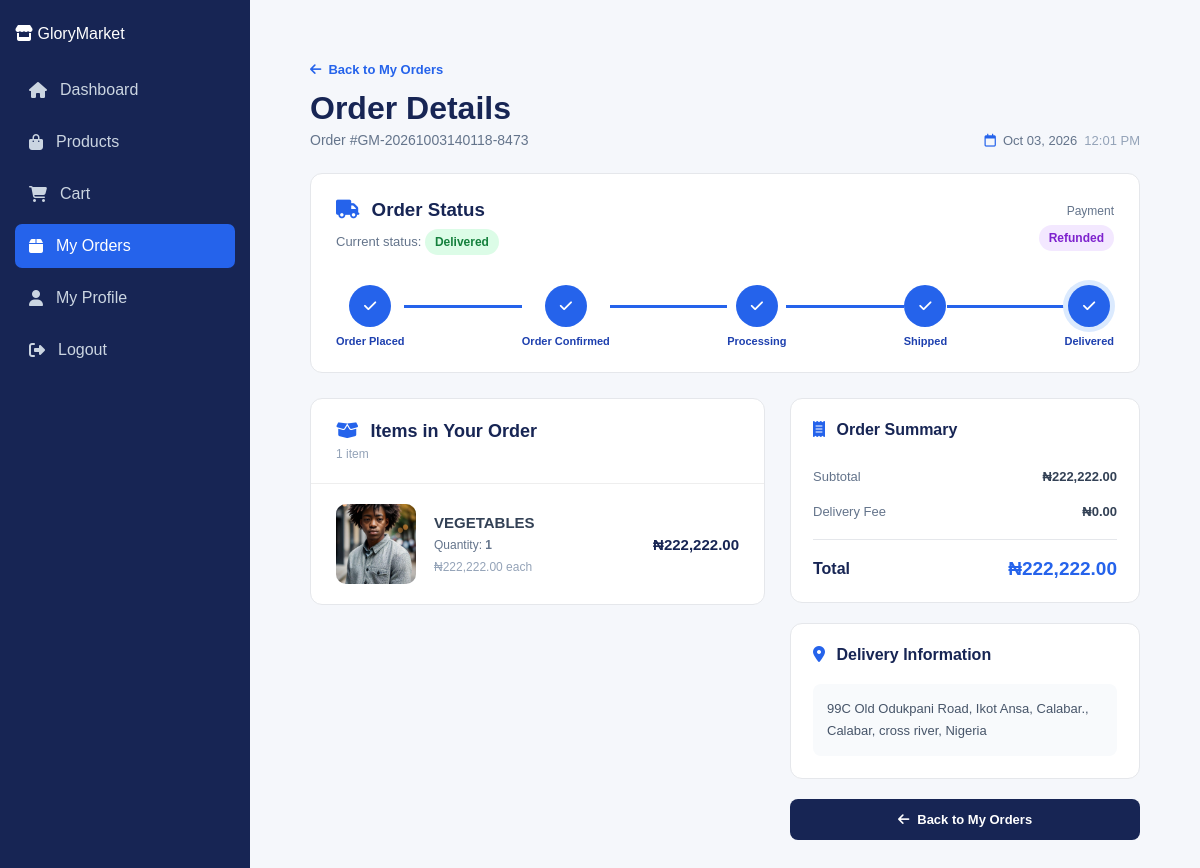
Screenshot of /customer/order-view.php?id=2 (signed in) with the database file from the repository.
### tables this page shows
CREATE TABLE `orders` (
  `id` int(11) NOT NULL,
  `order_number` varchar(50) NOT NULL,
  `customer_id` int(11) NOT NULL,
  `subtotal` decimal(10,2) NOT NULL DEFAULT 0.00,
  `delivery_fee` decimal(10,2) NOT NULL DEFAULT 0.00,
  `discount` decimal(10,2) NOT NULL DEFAULT 0.00,
  `total_amount` decimal(10,2) NOT NULL DEFAULT 0.00,
  `payment_method` enum('pay_on_delivery','bank_transfer','card') NOT NULL DEFAULT 'pay_on_delivery',
  `payment_status` enum('pending','paid','failed','refunded') DEFAULT 'pending',
  `payment_verified_by` int(11) DEFAULT NULL,
  `payment_verified_at` datetime DEFAULT NULL,
  `refunded_by` int(11) DEFAULT NULL,
  `refunded_at` datetime DEFAULT NULL,
  `refund_reason` text DEFAULT NULL,
  `order_status` enum('pending','confirmed','processing','shipped','delivered','cancelled') DEFAULT 'pending',
  `vendor_confirmed` tinyint(1) NOT NULL DEFAULT 0,
  `delivery_address` text NOT NULL,
  `customer_note` text DEFAULT NULL,
  `created_at` timestamp NOT NULL DEFAULT current_timestamp(),
  `updated_at` timestamp NOT NULL DEFAULT current_timestamp() ON UPDATE current_timestamp()
);

CREATE TABLE `order_items` (
  `id` int(11) NOT NULL,
  `order_id` int(11) NOT NULL,
  `product_id` int(11) NOT NULL,
  `vendor_id` int(11) NOT NULL,
  `product_name` varchar(255) NOT NULL,
  `quantity` int(11) NOT NULL DEFAULT 1,
  `unit_price` decimal(10,2) NOT NULL,
  `subtotal` decimal(10,2) NOT NULL,
  `fulfillment_status` enum('pending','confirmed','processing','shipped','delivered','cancelled') NOT NULL DEFAULT 'pending',
  `created_at` timestamp NOT NULL DEFAULT current_timestamp()
);

CREATE TABLE `products` (
  `id` int(11) NOT NULL,
  `vendor_id` int(11) NOT NULL,
  `name` varchar(255) NOT NULL,
  `description` text DEFAULT NULL,
  `price` decimal(10,2) NOT NULL,
  `image` varchar(255) DEFAULT NULL,
  `category_id` int(11) DEFAULT NULL,
  `stock` int(11) DEFAULT 0,
  `status` enum('pending','approved','rejected') DEFAULT 'pending',
  `created_at` timestamp NOT NULL DEFAULT current_timestamp(),
  `updated_at` timestamp NOT NULL DEFAULT current_timestamp() ON UPDATE current_timestamp()
);

### customer/order-view.php (the view, shortened to what this page needs)
<?php
$pdo = getDbConnection();
$customer_id = (int) $_SESSION['user_id'];
$order_id = isset($_GET['id']) ? (int) $_GET['id'] : 0;
$stmt = $pdo->prepare("
    SELECT
        id,
        order_number,
        subtotal,
        delivery_fee,
        discount,
        total_amount,
        payment_status,
        order_status,
        delivery_address,
        customer_note,
        created_at,
        updated_at
    FROM orders
    WHERE id = ?
      AND customer_id = ?
    LIMIT 1
");
$stmt->execute([$order_id, $customer_id]);
$order = $stmt->fetch(PDO::FETCH_ASSOC);
$stmt = $pdo->prepare("
    SELECT
        oi.id,
        oi.product_id,
        oi.product_name,
        oi.quantity,
        oi.unit_price,
        oi.subtotal,
        p.image AS product_image
    FROM order_items oi
    LEFT JOIN products p ON p.id = oi.product_id
    WHERE oi.order_id = ?
    ORDER BY oi.id ASC
");
$stmt->execute([$order_id]);
$order_items = $stmt->fetchAll(PDO::FETCH_ASSOC);
$payment_status = strtolower($order['payment_status']);
$order_status = strtolower($order['order_status']);
$status_steps = [
    'pending' => 'Order Placed',
    'confirmed' => 'Order Confirmed',
    'processing' => 'Processing',
    'shipped' => 'Shipped',
    'delivered' => 'Delivered'
];
$status_order = [
    'pending' => 1,
    'confirmed' => 2,
    'processing' => 3,
    'shipped' => 4,
    'delivered' => 5
];
$current_step = $status_order[$order_status] ?? 1;
?>
<!DOCTYPE html>
<html lang="en">
<head>
    <link rel="stylesheet"
          href="https://cdnjs.cloudflare.com/ajax/libs/font-awesome/6.5.1/css/all.min.css">
    <link rel="stylesheet" href="../assets/css/customer-dashboard.css">
</head>
<body>
<div class="customer-dashboard">
    <aside class="customer-sidebar">
        <div class="customer-logo">
            <i class="fas fa-store"></i>
            <span>GloryMarket</span>
        </div>
        <nav class="customer-nav">
            <a href="dashboard.php">
                <i class="fas fa-home"></i>
                <span>Dashboard</span>
            </a>
            <a href="products.php">
                <i class="fas fa-shopping-bag"></i>
                <span>Products</span>
            </a>
            <a href="cart.php">
                <i class="fas fa-cart-shopping"></i>
                <span>Cart</span>
            </a>
            <a href="orders.php" class="active">
                <i class="fas fa-box"></i>
                <span>My Orders</span>
            </a>
            <a href="profile.php">
                <i class="fas fa-user"></i>
                <span>My Profile</span>
            </a>
            <a href="../logout.php">
                <i class="fas fa-right-from-bracket"></i>
                <span>Logout</span>
            </a>
        </nav>
    </aside>
    <main class="customer-main">
        <div class="order-view-container">
            <div class="order-view-header">
                <div>
                    <a href="orders.php" class="order-back-link">
                        <i class="fas fa-arrow-left"></i>
                        Back to My Orders
                    </a>
                    <h1>
                        Order Details
                    </h1>
                    <p>
                        Order #<?= htmlspecialchars($order['order_number']) ?>
                    </p>
                </div>
                <div class="order-header-date">
                    <i class="far fa-calendar"></i>
                    <?= date(
                        'M d, Y',
                        strtotime($order['created_at'])
                    ) ?>
                    <span>
                        <?= date(
                            'h:i A',
                            strtotime($order['created_at'])
                        ) ?>
                    </span>
                </div>
            </div>
            <div class="order-status-panel">
                <div class="order-status-panel-header">
                    <div>
                        <h3>
                            <i class="fas fa-truck"></i>
                            Order Status
                        </h3>
                        <p>
                            Current status:
                            <strong class="order-status <?= htmlspecialchars($order_status) ?>">
                                <?= htmlspecialchars(ucfirst($order_status)) ?>
                            </strong>
                        </p>
                    </div>
                    <div class="payment-status-box">
                        <span>Payment</span>
                        <strong class="order-payment-status <?= htmlspecialchars($payment_status) ?>">
                            <?= htmlspecialchars(ucfirst($payment_status)) ?>
                        </strong>
                    </div>
                </div>
                <?php if ($order_status === 'cancelled'): ?>
                    <div class="order-cancelled-message">
                        <i class="fas fa-circle-xmark"></i>
                        <div>
                            <strong>Order Cancelled</strong>
                            <p>
                                This order has been cancelled.
                            </p>
                        </div>
                    </div>
                <?php else: ?>
                    <div class="order-progress">
                        <?php
                        $step_number = 0;
                        foreach ($status_steps as $status_key => $status_label):
                            $step_number++;
                            $completed =
                                $current_step >= $step_number;
                            $current =
                                $order_status === $status_key;
                        ?>
                            <div class="order-progress-step
                                <?= $completed ? 'completed' : '' ?>
                                <?= $current ? 'current' : '' ?>">
                                <div class="order-progress-icon">
                                    <?php if ($completed): ?>
                                        <i class="fas fa-check"></i>
                                    <?php else: ?>
                                        <span><?= $step_number ?></span>
                                    <?php endif; ?>
                                </div>
                                <span class="order-progress-label">
                                    <?= htmlspecialchars($status_label) ?>
                                </span>
                            </div>
                            <?php if ($step_number < count($status_steps)): ?>
                                <div class="order-progress-line
                                    <?= $current_step > $step_number ? 'completed' : '' ?>">
                                </div>
                            <?php endif; ?>
                        <?php endforeach; ?>
                    </div>
                <?php endif; ?>
            </div>
            <div class="order-view-layout">
                <section class="order-items-section">
                    <div class="order-section-header">
                        <div>
                            <h2>
                                <i class="fas fa-box-open"></i>
                                Items in Your Order
                            </h2>
                            <p>
                                <?= count($order_items) ?>
                                <?= count($order_items) === 1 ? 'item' : 'items' ?>
                            </p>
                        </div>
                    </div>
                    <div class="order-items-list">
                        <?php if (!empty($order_items)): ?>
                            <?php foreach ($order_items as $item): ?>
                                <?php
                                $image = $item['product_image'] ?? '';
                                if (!empty($image)) {
                                    $image_path = '../' . ltrim($image, '/');
                                } else {
                                    $image_path = '../assets/images/product-placeholder.png';
                                }
                                ?>
                                <div class="order-item-row">
                                    <div class="order-item-image">
                                        <img
                                            src="<?= htmlspecialchars($image_path) ?>"
                                            alt="<?= htmlspecialchars($item['product_name']) ?>"
                                            onerror="this.src='../assets/images/product-placeholder.png';"
                                        >
                                    </div>
                                    <div class="order-item-info">
                                        <h3>
                                            <?= htmlspecialchars($item['product_name']) ?>
                                        </h3>
                                        <p>
                                            Quantity:
                                            <strong>
                                                <?= (int) $item['quantity'] ?>
                                            </strong>
                                        </p>
                                        <span>
                                            ₦<?= number_format(
                                                (float) $item['unit_price'],
                                                2
                                            ) ?>
                                            each
                                        </span>
                                    </div>
                                    <div class="order-item-total">
                                        ₦<?= number_format(
                                            (float) $item['subtotal'],
                                            2
                                        ) ?>
                                    </div>
                                </div>
                            <?php endforeach; ?>
                        <?php endif; ?>
                    </div>
                </section>
                <aside class="order-summary-section">
                    <div class="order-summary-card">
                        <h2>
                            <i class="fas fa-receipt"></i>
                            Order Summary
                        </h2>
                        <div class="order-summary-row">
                            <span>Subtotal</span>
                            <strong>
                                ₦<?= number_format(
                                    (float) $order['subtotal'],
                                    2
                                ) ?>
                            </strong>
                        </div>
                        <div class="order-summary-row">
                            <span>Delivery Fee</span>
                            <strong>
                                ₦<?= number_format(
                                    (float) $order['delivery_fee'],
                                    2
                                ) ?>
                            </strong>
                        </div>
                        <div class="order-summary-total">
                            <span>Total</span>
                            <strong>
                                ₦<?= number_format(
                                    (float) $order['total_amount'],
                                    2
                                ) ?>
                            </strong>
                        </div>
                    </div>
                    <div class="order-info-card">
                        <h2>
                            <i class="fas fa-location-dot"></i>
                            Delivery Information
                        </h2>
                        <div class="delivery-address">
                            <?= nl2br(
                                htmlspecialchars(
                                    $order['delivery_address']
                                )
                            ) ?>
                        </div>
                    </div>
                    <a href="orders.php" class="order-back-button">
                        <i class="fas fa-arrow-left"></i>
                        Back to My Orders
                    </a>
                </aside>
            </div>
        </div>
    </main>
</div>
</body>
</html>

### rows the page displays
orders: order_number "GM-20261003140118-8473", created_at "Oct 03, 2026", created_at "12:01 PM", order_status "Delivered", payment_status "Refunded", subtotal "222,222.00", delivery_fee "0.00", total_amount "222,222.00", delivery_address "99C Old Odukpani Road, Ikot Ansa, Calabar., Calabar, cross river, Nigeria"
order_items: product.image (picture), product_name "VEGETABLES", quantity "1", unit_price "222,222.00", subtotal "222,222.00"

### other values shown
$status_label "Order Placed"
$status_label "Order Confirmed"
$status_label "Processing"
$status_label "Shipped"
$status_label "Delivered"
count($order_items) "1"
